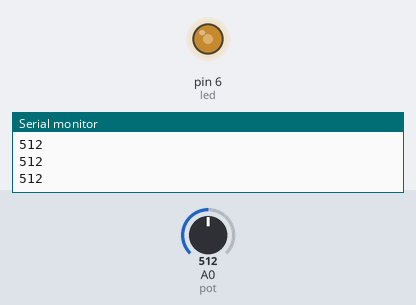
A sketch run on a simulated Arduino Uno, built with avr-gcc and run on an emulated ATmega328P. Shown: output pins drawn as LEDs (lit = HIGH), the last lines printed to the serial monitor. The test bench sets the inputs (shaded band); at power-on: A0 (pot) = 512.

Above: at 1.3 s.
1.4 s: A0 (pot) set to 716
At 2.7 s:
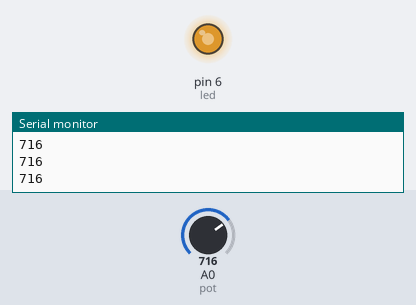
3.0 s: A0 (pot) set to 900
At 4.1 s:
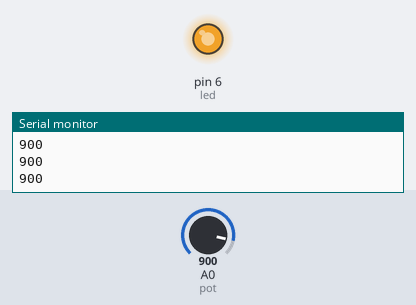
4.5 s: A0 (pot) set to 122
At 5.3 s:
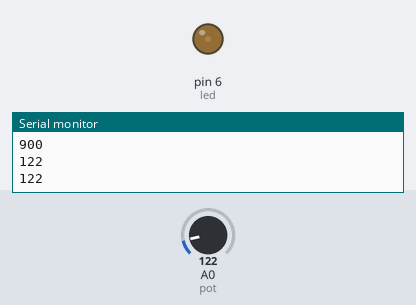
6.0 s: A0 (pot) set to 0
At 6.4 s:
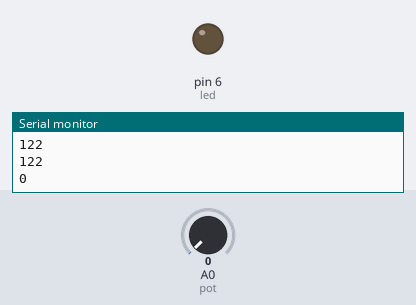
7.5 s: A0 (pot) set to 511
At 8.8 s:
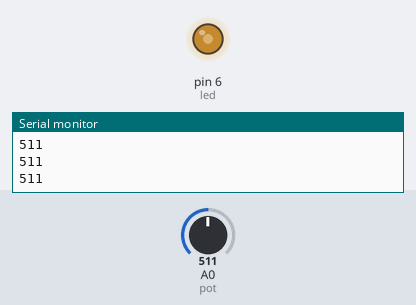
Timing chart, 0 to 10.0 s (numbered marks = the images above; inputs shaded):
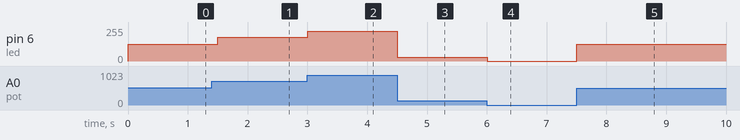

The sketch:

led_control.ino
```cpp
#define led 6
#define pot A0

uint8_t brightness;
uint16_t pot_value;

void setup(void){
 Serial.begin(115200);
 pinMode(led, OUTPUT);
 pinMode(pot, INPUT);
}

void loop(void){
  pot_value = analogRead(pot);
  brightness = (255.0/1023.0) * pot_value;
  analogWrite(led, brightness);
  Serial.println(pot_value);
  delay(500);
}
```

Measured:
- after the input at 1.4 s, pin 6 (led): 127/255 → 178/255 after 0.10 s
- after the input at 3.0 s, pin 6 (led): 178/255 → 224/255 at once
- after the input at 4.5 s, pin 6 (led): 224/255 → 30/255 at once
- after the input at 6.0 s, pin 6 (led): 30/255 → 0/255 at once
- after the input at 7.5 s, pin 6 (led): 0/255 → 127/255 at once
